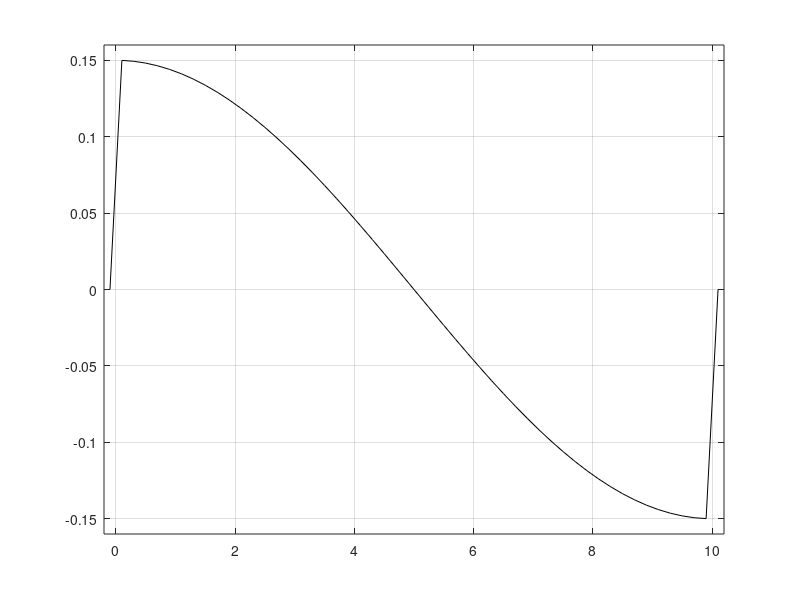

This chart was generated by the following MATLAB code:
% This is a matlab script that generates the input data
% $Header: /u/gcmpack/MITgcm/verification/short_surf_wave/input/gendata.m,v 1.1 2010/01/23 19:42:38 jmc Exp $
% $Name: checkpoint63n $

prec='real*8';
ieee='b';

% Dimensions of grid
nx=52;
ny=1;
nz=50;
% Nominal depth of model (meters)
H=10.;
% Size of interior domain
Lx=10.;

% Horizontal resolution (m)
dx=Lx/(nx-2);
dy=dx;
x=[1:nx]*dx; x=x-mean(x)+Lx/2;
fprintf('dx = %d ; x 1,2 .. nx-1,nx = %7.4g %7.4g %7.4g %7.4g\n', ...
     dx,x(1),x(2),x(nx-1),x(nx));

%gravity=9.81;
gravity=10.;

dz=H/nz;
fprintf('delZ = %d * %7.6g\n',nz,dz)

%- initial free-surface:
Ampli=0.15;
et=x*pi/Lx; et=Ampli*cos(et); 
et(1)=0; et(nx)=0;

%- closed bassin:
h0=ones(nx,1); h0(1)=0; h0(nx)=0;
h0=-H*h0;

fid=fopen('topo_flat.bin','w',ieee); fwrite(fid,h0,prec); fclose(fid);
fid=fopen('Eta_ini.bin','w',ieee); fwrite(fid,et,prec); fclose(fid);

figure(1);clf;
plot(x,et,'k-');
axis([-0.2 10.2 [-1 1]*0.16]); grid
